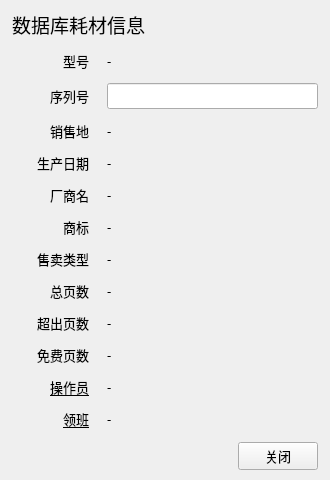
<?xml version="1.0" encoding="UTF-8"?>
<ui version="4.0">
 <class>SqlChipInfo</class>
 <widget class="QDialog" name="SqlChipInfo">
  <property name="geometry">
   <rect>
    <x>0</x>
    <y>0</y>
    <width>330</width>
    <height>480</height>
   </rect>
  </property>
  <property name="font">
   <font>
    <family>微软雅黑</family>
    <pointsize>10</pointsize>
   </font>
  </property>
  <property name="windowTitle">
   <string>数据库耗材信息</string>
  </property>
  <property name="styleSheet">
   <string notr="true"/>
  </property>
  <layout class="QGridLayout" name="gridLayout_2">
   <property name="leftMargin">
    <number>12</number>
   </property>
   <property name="topMargin">
    <number>10</number>
   </property>
   <property name="rightMargin">
    <number>12</number>
   </property>
   <property name="bottomMargin">
    <number>10</number>
   </property>
   <item row="0" column="0">
    <layout class="QVBoxLayout" name="verticalLayout">
     <property name="spacing">
      <number>6</number>
     </property>
     <item>
      <layout class="QHBoxLayout" name="horizontalLayout_2">
       <property name="bottomMargin">
        <number>0</number>
       </property>
       <item>
        <widget class="QLabel" name="label_26">
         <property name="font">
          <font>
           <family>微软雅黑</family>
           <pointsize>14</pointsize>
          </font>
         </property>
         <property name="text">
          <string>数据库耗材信息</string>
         </property>
        </widget>
       </item>
       <item>
        <spacer name="horizontalSpacer_2">
         <property name="orientation">
          <enum>Qt::Horizontal</enum>
         </property>
         <property name="sizeHint" stdset="0">
          <size>
           <width>40</width>
           <height>20</height>
          </size>
         </property>
        </spacer>
       </item>
      </layout>
     </item>
     <item>
      <layout class="QGridLayout" name="gridLayout" rowstretch="0,0,0,0,0,0,0,0,0,0,0,0" columnstretch="4,11">
       <property name="topMargin">
        <number>6</number>
       </property>
       <property name="bottomMargin">
        <number>6</number>
       </property>
       <property name="horizontalSpacing">
        <number>18</number>
       </property>
       <property name="verticalSpacing">
        <number>12</number>
       </property>
       <item row="3" column="1">
        <widget class="QLabel" name="productdate">
         <property name="text">
          <string>-</string>
         </property>
        </widget>
       </item>
       <item row="0" column="0">
        <widget class="QLabel" name="label">
         <property name="font">
          <font>
           <family>微软雅黑</family>
           <pointsize>10</pointsize>
          </font>
         </property>
         <property name="text">
          <string>型号</string>
         </property>
         <property name="alignment">
          <set>Qt::AlignRight|Qt::AlignTrailing|Qt::AlignVCenter</set>
         </property>
        </widget>
       </item>
       <item row="7" column="0">
        <widget class="QLabel" name="label_7">
         <property name="font">
          <font>
           <family>微软雅黑</family>
           <pointsize>10</pointsize>
          </font>
         </property>
         <property name="text">
          <string>总页数</string>
         </property>
         <property name="alignment">
          <set>Qt::AlignRight|Qt::AlignTrailing|Qt::AlignVCenter</set>
         </property>
        </widget>
       </item>
       <item row="5" column="0">
        <widget class="QLabel" name="label_10">
         <property name="font">
          <font>
           <family>微软雅黑</family>
           <pointsize>10</pointsize>
          </font>
         </property>
         <property name="text">
          <string>商标</string>
         </property>
         <property name="alignment">
          <set>Qt::AlignRight|Qt::AlignTrailing|Qt::AlignVCenter</set>
         </property>
        </widget>
       </item>
       <item row="8" column="1">
        <widget class="QLabel" name="beyondpages">
         <property name="text">
          <string>-</string>
         </property>
        </widget>
       </item>
       <item row="6" column="0">
        <widget class="QLabel" name="label_11">
         <property name="font">
          <font>
           <family>微软雅黑</family>
           <pointsize>10</pointsize>
          </font>
         </property>
         <property name="text">
          <string>售卖类型</string>
         </property>
         <property name="alignment">
          <set>Qt::AlignRight|Qt::AlignTrailing|Qt::AlignVCenter</set>
         </property>
        </widget>
       </item>
       <item row="9" column="0">
        <widget class="QLabel" name="label_14">
         <property name="font">
          <font>
           <family>微软雅黑</family>
           <pointsize>10</pointsize>
          </font>
         </property>
         <property name="text">
          <string>免费页数</string>
         </property>
         <property name="alignment">
          <set>Qt::AlignRight|Qt::AlignTrailing|Qt::AlignVCenter</set>
         </property>
        </widget>
       </item>
       <item row="4" column="1">
        <widget class="QLabel" name="manufacturer">
         <property name="text">
          <string>-</string>
         </property>
        </widget>
       </item>
       <item row="8" column="0">
        <widget class="QLabel" name="label_12">
         <property name="font">
          <font>
           <family>微软雅黑</family>
           <pointsize>10</pointsize>
          </font>
         </property>
         <property name="text">
          <string>超出页数</string>
         </property>
         <property name="alignment">
          <set>Qt::AlignRight|Qt::AlignTrailing|Qt::AlignVCenter</set>
         </property>
        </widget>
       </item>
       <item row="1" column="0">
        <widget class="QLabel" name="label_3">
         <property name="font">
          <font>
           <family>微软雅黑</family>
           <pointsize>10</pointsize>
          </font>
         </property>
         <property name="text">
          <string>序列号</string>
         </property>
         <property name="alignment">
          <set>Qt::AlignRight|Qt::AlignTrailing|Qt::AlignVCenter</set>
         </property>
        </widget>
       </item>
       <item row="2" column="0">
        <widget class="QLabel" name="label_5">
         <property name="font">
          <font>
           <family>微软雅黑</family>
           <pointsize>10</pointsize>
          </font>
         </property>
         <property name="text">
          <string>销售地</string>
         </property>
         <property name="alignment">
          <set>Qt::AlignRight|Qt::AlignTrailing|Qt::AlignVCenter</set>
         </property>
        </widget>
       </item>
       <item row="6" column="1">
        <widget class="QLabel" name="chiptype">
         <property name="text">
          <string>-</string>
         </property>
        </widget>
       </item>
       <item row="0" column="1">
        <widget class="QLabel" name="chipmodel">
         <property name="text">
          <string>-</string>
         </property>
        </widget>
       </item>
       <item row="10" column="0">
        <widget class="QLabel" name="label_2">
         <property name="font">
          <font>
           <family>微软雅黑</family>
           <pointsize>10</pointsize>
           <underline>true</underline>
          </font>
         </property>
         <property name="text">
          <string>操作员</string>
         </property>
         <property name="alignment">
          <set>Qt::AlignRight|Qt::AlignTrailing|Qt::AlignVCenter</set>
         </property>
        </widget>
       </item>
       <item row="10" column="1">
        <widget class="QLabel" name="OperatorID">
         <property name="text">
          <string>-</string>
         </property>
        </widget>
       </item>
       <item row="9" column="1">
        <widget class="QLabel" name="freepages">
         <property name="text">
          <string>-</string>
         </property>
        </widget>
       </item>
       <item row="3" column="0">
        <widget class="QLabel" name="label_6">
         <property name="font">
          <font>
           <family>微软雅黑</family>
           <pointsize>10</pointsize>
          </font>
         </property>
         <property name="text">
          <string>生产日期</string>
         </property>
         <property name="alignment">
          <set>Qt::AlignRight|Qt::AlignTrailing|Qt::AlignVCenter</set>
         </property>
        </widget>
       </item>
       <item row="4" column="0">
        <widget class="QLabel" name="label_9">
         <property name="font">
          <font>
           <family>微软雅黑</family>
           <pointsize>10</pointsize>
          </font>
         </property>
         <property name="text">
          <string>厂商名</string>
         </property>
         <property name="alignment">
          <set>Qt::AlignRight|Qt::AlignTrailing|Qt::AlignVCenter</set>
         </property>
        </widget>
       </item>
       <item row="5" column="1">
        <widget class="QLabel" name="trademark">
         <property name="text">
          <string>-</string>
         </property>
        </widget>
       </item>
       <item row="2" column="1">
        <widget class="QLabel" name="marketingarea">
         <property name="text">
          <string>-</string>
         </property>
        </widget>
       </item>
       <item row="7" column="1">
        <widget class="QLabel" name="pages">
         <property name="text">
          <string>-</string>
         </property>
        </widget>
       </item>
       <item row="11" column="0">
        <widget class="QLabel" name="label_8">
         <property name="font">
          <font>
           <family>微软雅黑</family>
           <pointsize>10</pointsize>
           <underline>true</underline>
          </font>
         </property>
         <property name="text">
          <string>领班</string>
         </property>
         <property name="alignment">
          <set>Qt::AlignRight|Qt::AlignTrailing|Qt::AlignVCenter</set>
         </property>
        </widget>
       </item>
       <item row="11" column="1">
        <widget class="QLabel" name="ForemanName">
         <property name="text">
          <string>-</string>
         </property>
        </widget>
       </item>
       <item row="1" column="1">
        <widget class="QLineEdit" name="chipserialno"/>
       </item>
      </layout>
     </item>
     <item>
      <spacer name="verticalSpacer">
       <property name="orientation">
        <enum>Qt::Vertical</enum>
       </property>
       <property name="sizeHint" stdset="0">
        <size>
         <width>20</width>
         <height>40</height>
        </size>
       </property>
      </spacer>
     </item>
     <item>
      <layout class="QHBoxLayout" name="horizontalLayout">
       <item>
        <spacer name="horizontalSpacer">
         <property name="orientation">
          <enum>Qt::Horizontal</enum>
         </property>
         <property name="sizeHint" stdset="0">
          <size>
           <width>40</width>
           <height>20</height>
          </size>
         </property>
        </spacer>
       </item>
       <item>
        <widget class="QPushButton" name="closebutton">
         <property name="text">
          <string>关闭</string>
         </property>
         <property name="autoDefault">
          <bool>false</bool>
         </property>
        </widget>
       </item>
      </layout>
     </item>
    </layout>
   </item>
  </layout>
 </widget>
 <resources/>
 <connections/>
</ui>
